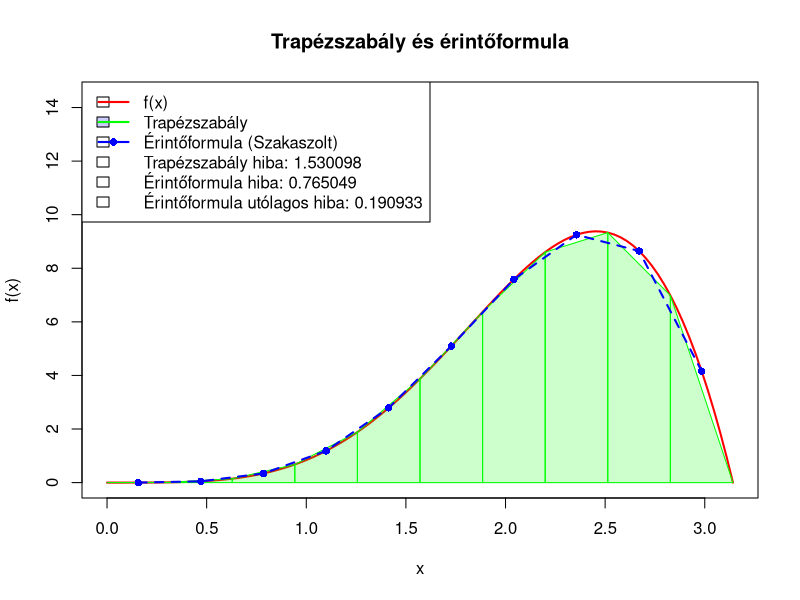

Here is the R script that generated this plot:
LOWER_LIM <- 0
UPPER_LIM <- pi
N <- 10
X0 <- (LOWER_LIM + UPPER_LIM) / 2 

# Állítható függvény
f <- function(x) {
    x^3 * sin(x)
}

# Második derivált numerikus számítása
second_derivative <- function(f, x) {
    h <- 1e-5
    return((f(x + h) - 2 * f(x) + f(x - h)) / (h^2))
}

# Trapézszabály
trapezoidal_rule <- function(f, a, b, n) {
    x <- seq(a, b, length.out = n + 1)
    y <- f(x)
    h <- (b - a) / n
    integral <- h * (sum(y) - (y[1] + y[n + 1]) / 2)
    return(integral)
}

# Érintőformula (szakaszolt)
midpoint_rule <- function(f, a, b, n) {
    h <- (b - a) / n
    midpoints <- a - (h / 2) + (1:n) * h
    integral <- h * sum(f(midpoints))
    return(integral)
}

# Trapézszabály hibabecslés
trapezoidal_error_estimate <- function(f, a, b, n) {
    x_vals <- seq(a, b, length.out = 100)
    second_deriv_vals <- sapply(x_vals, function(x) second_derivative(f, x))
    max_second_deriv <- max(abs(second_deriv_vals))
    error_estimate <- ((b - a)^3 / (12 * n^2)) * max_second_deriv
    return(error_estimate)
}

# Trapézszabály utólagos hibabecslés
trapezoidal_a_posteriori_error <- function(f, a, b, n) {
    T_n <- trapezoidal_rule(f, a, b, n)
    T_2n <- trapezoidal_rule(f, a, b, 2 * n)
    error_estimate <- abs(T_n - T_2n)
    
    return(error_estimate)
}

# Érintőformula hibabecslés
midpoint_error_estimate <- function(f, a, b, n) {
    h <- (b - a) / n
    x_vals <- seq(a, b, length.out = 100)
    second_deriv_vals <- sapply(x_vals, function(x) second_derivative(f, x))
    max_second_deriv <- max(abs(second_deriv_vals))
    error_estimate <- ((b - a) * h^2 / 24) * max_second_deriv
    return(error_estimate)
}

get_ylim <- function(y_vals, pad_factor) {
    y_min <- min(y_vals)
    y_max <- max(y_vals)
    y_padding <- (y_max - y_min) * pad_factor
    ylim <- c(y_min, y_max + pad_factor)
}

plot_graph <- function(a, b, n, x0) {
    x_vals <- seq(a, b, length.out = 100)
    y_vals <- f(x_vals)
    ylim <- get_ylim(y_vals, 5)
    
    curve(f, a, b, col = "red", lwd = 2, main = "Trapézszabály és érintőformula", ylim=ylim)
    
    x_vals <- seq(a, b, length.out = n + 1)
    y_vals <- f(x_vals)
    for (i in 1:n) {
        polygon(c(x_vals[i], x_vals[i], x_vals[i+1], x_vals[i+1]),
                c(0, y_vals[i], y_vals[i+1], 0),
                col = rgb(0, 1, 0, alpha = 0.2), border = "green")
    }
    
    midpoint_x <- a + ((1:n) - 0.5) * (b - a) / n
    midpoint_y <- f(midpoint_x)
    points(midpoint_x, midpoint_y, col = "blue", pch = 16)
    lines(midpoint_x, midpoint_y, col = "blue", lwd = 2, lty = 2)
    
    trapezoidal_err <- trapezoidal_error_estimate(f, a, b, n)
    midpoint_err <- midpoint_error_estimate(f, a, b, n)
    a_posteriori_error <- trapezoidal_a_posteriori_error(f, a, b, n)
    
    legend_text <- c(
        paste("Trapézszabály hiba:", round(trapezoidal_err, 6)),
        paste("Érintőformula hiba:", round(midpoint_err, 6)),
        paste("Érintőformula utólagos hiba:", round(a_posteriori_error, 6))
    )
    
    y_left <- f(a)
    y_right <- f(b)
    
    if (y_left > y_right) {
        legend_pos <- "topright"
    }
    else {
        legend_pos <- "topleft"
    }
    
    legend(legend_pos, legend = c("f(x)", "Trapézszabály", "Érintőformula (Szakaszolt)", legend_text),
           col = c("red", "green", "blue", NA, NA, NA), 
           lwd = 2, lty = c(1, 1, 1, NA, NA, NA), 
           pch = c(NA, NA, 16, NA, NA, NA), 
           fill = c(NA, rgb(0, 0, 1, alpha = 0.2), NA, NA, NA, NA))
}

main <- function() {
    plot_graph(LOWER_LIM, UPPER_LIM, N, X0);
    
    numerical_integral <- trapezoidal_rule(f, LOWER_LIM, UPPER_LIM, N)
    midpoint_integral <- midpoint_rule(f, LOWER_LIM, UPPER_LIM, N)
    exact_integral <- integrate(f, LOWER_LIM, UPPER_LIM)$value
    
    trapezoidal_err <- trapezoidal_error_estimate(f, LOWER_LIM, UPPER_LIM, N)
    midpoint_err <- midpoint_error_estimate(f, LOWER_LIM, UPPER_LIM, N)
    a_posteriori_error <- trapezoidal_a_posteriori_error(f, LOWER_LIM, UPPER_LIM, N)
    percentage_trap_err = (trapezoidal_err / abs(exact_integral)) * 100
    percentage_midpoint_err = (midpoint_err / abs(exact_integral)) * 100
    percentage_a_posteriori_err = (a_posteriori_error / abs(exact_integral)) * 100
    
    cat("\n=== Paraméterek ===\n")
    cat("a =", LOWER_LIM, "\n")
    cat("b =", UPPER_LIM, "\n")
    cat("n =", N, "\n")
    cat("x0 =", X0, "\n")
    
    cat("\n=== Integrálási Eredmények ===\n")
    cat("Integrál értéke:\t", exact_integral, "\n")
    cat("Trapézszabály:\t\t", numerical_integral, "\n")
    cat("Érintőformula:\t\t", midpoint_integral, "\n")
    
    cat("\n=== Hibabecslések ===\n")
    cat("Trapézszabály:\t\t", trapezoidal_err, "\n")
    cat("Érintőformula:\t\t", midpoint_err, "\n")
    cat("Érintőformula utólagos:\t", a_posteriori_error, "\n")
    
    cat("\n=== Százalékos Eltérések ===\n")
    cat("Trapézszabály:\t\t", percentage_trap_err, "%\n")
    cat("Érintőformula:\t\t", percentage_midpoint_err, "%\n")
    cat("Érintőformula utólagos:\t", percentage_a_posteriori_err, "%\n")
}

main()
